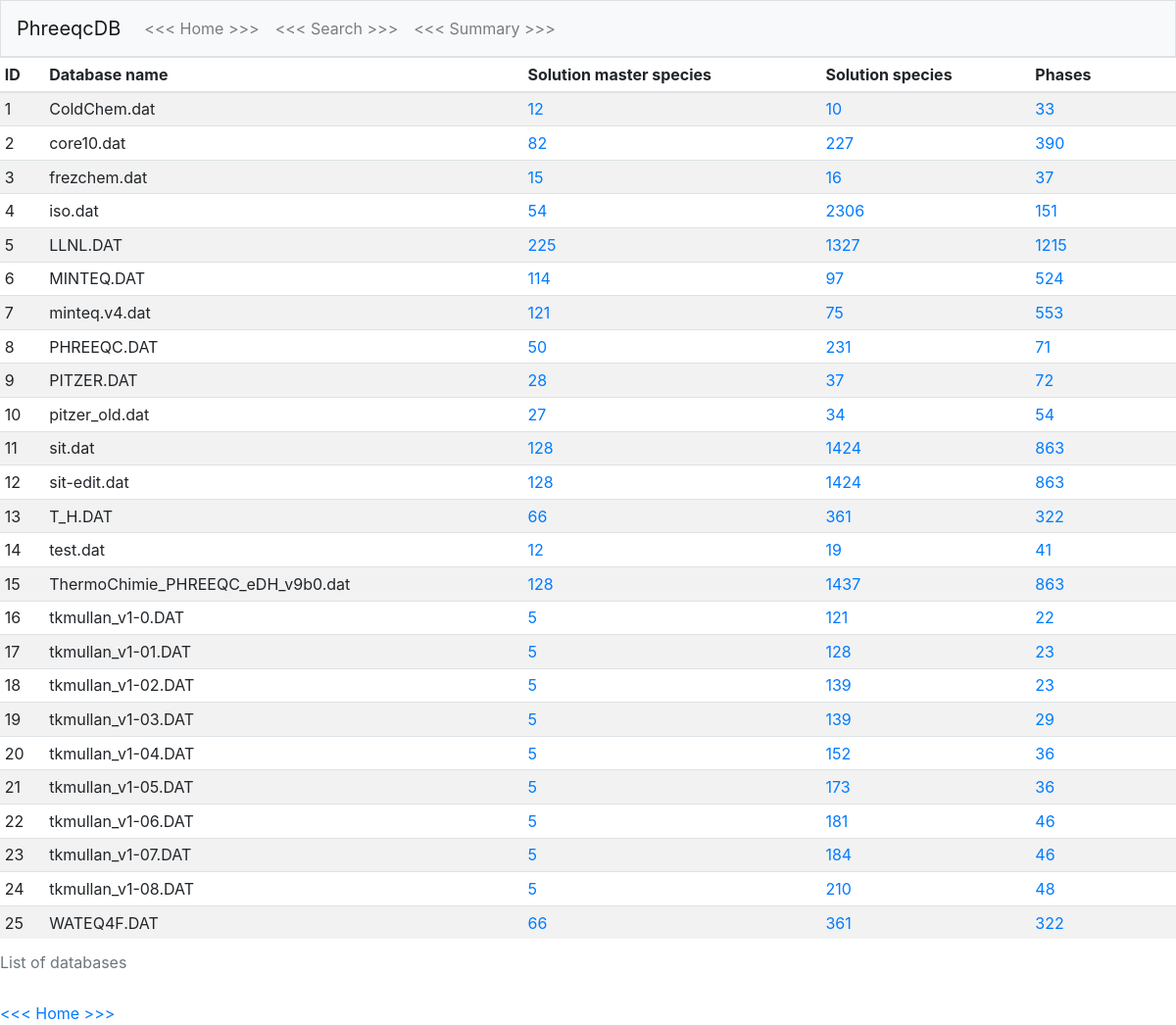
Before: /overview with the older database file.
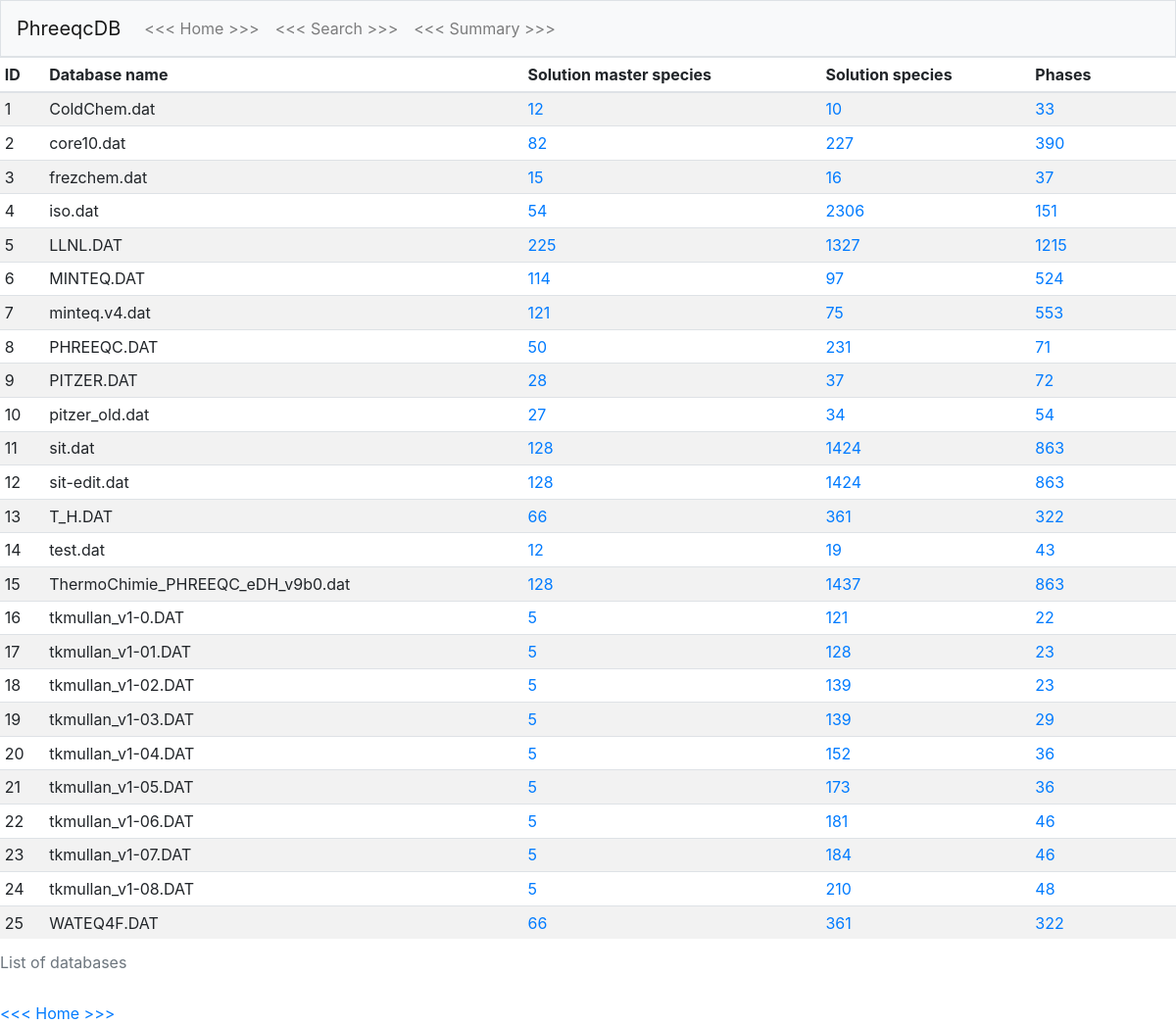
After: the same page with the newer database file.
### tables this page shows
CREATE TABLE db_meta (id INTEGER, name TEXT NOT NULL, solution_master_species INTEGER, solution_species INTEGER, phases INTEGER, PRIMARY KEY(id));

### application.py (the view)
@app.route("/overview")
def summary():
    summary = db.execute("SELECT * FROM db_meta")
    return flask.render_template("summary.html", summary=summary)

### templates/summary.html (shortened to what this page needs)
{% extends "layout.html" %}
{% block main %}
<div>
    <table class="table table-hover table-sm table-striped">
        <caption>List of databases</caption>
        <thead>
            <tr>
                <th>ID</th>
                <th>Database name</th>
                <th>Solution master species</th>
                <th>Solution species</th>
                <th>Phases</th>
                <th></th>
            </tr>
        </thead>
        <tbody>
            {% for item in summary %}
                <tr onmouseover="showdelete({{ item.id }})" onmouseout="hidedelete({{ item.id }})">
                    <td>{{ item.id }}</td>
                    <td>{{ item.name }}</td>
                    <td><a href="/details?id={{ item.id }}&type=solution_master_species">{{ item.solution_master_species }}</a></td>
                    <td><a href="/details?id={{ item.id }}&type=solution_species">{{ item.solution_species }}</a></td>
                    <td><a href="/details?id={{ item.id }}&type=phases">{{ item.phases }}</a></td>
                    <td><a href="/delete?id={{ item.id }}" class="deletedb">&#x1F5D1;</a></td>
                </tr>
            {% endfor %}
        </tbody>
    </table>
</div>
<div>
    <a href="/">&lt;&lt;&lt; Home >>></a>
</div>
{% endblock %}

Changed rows visible on the page:
changed db_meta "test.dat": phases "41" → "43"
